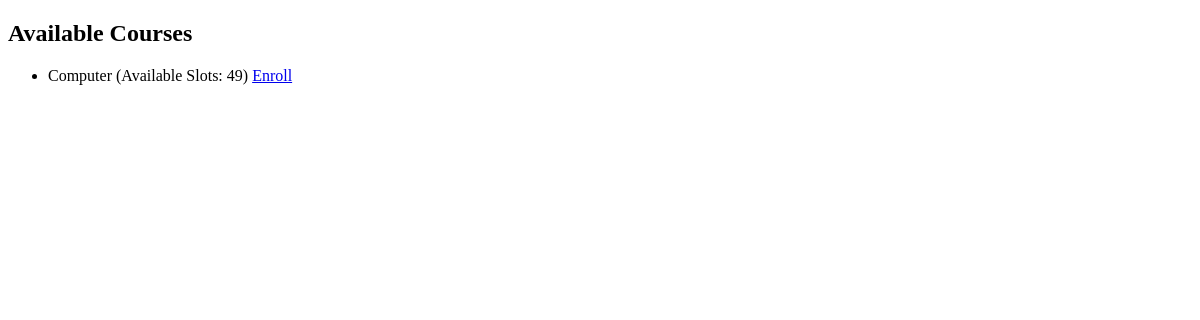
/courses/ (signed in), run on an earlier commit of the app's database.
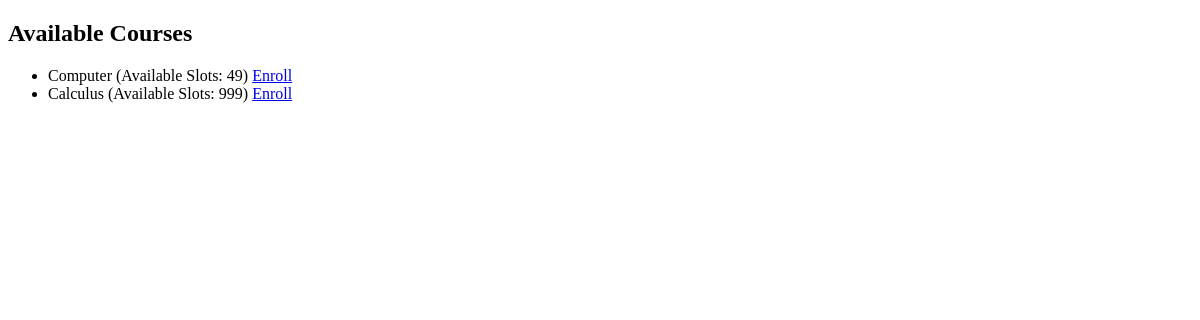
And on a later commit of the database.
### courses/models.py (models this page shows, shortened)
class Course(models.Model):
    course_id = models.CharField(max_length=100)  # รหัส
    name = models.CharField(max_length=100)  # ชื่อวิชา
    semester = models.PositiveIntegerField(default=0)  # ภาคการศึกษา
    year = models.PositiveIntegerField(default=0)  # ปีการศึกษา
    capacity = models.PositiveIntegerField(default=0)  # จำนวนที่รับ
    is_open = models.BooleanField(default=True)  # เปิดหรือปิดรายวิชา
    enrolled_users = models.ManyToManyField(
        User, blank=True, related_name="courses"
    )  # ผู้ใช้ที่ขอโควต้า
    def available_slots(self):
        return self.capacity - self.enrolled_users.count()
    def can_enroll(self):
        return self.is_open and self.available_slots() > 0

### courses/views.py (the view)
# urls.py: path("", views.course_list, name="course_list"),  # ดูรายการวิชา
@login_required
def course_list(request):
    courses = Course.objects.filter(is_open=True)  # แสดงเฉพาะวิชาที่เปิด
    return render(request, "courses/course_list.html", {"courses": courses})

### courses/templates/courses/course_list.html (shortened to what this page needs)
 <!DOCTYPE html>
<html>
<head>
</head>
<body>
    <h2>Available Courses</h2>
    <ul>
        {% for course in courses %}
            <li>
                {{ course.name }} (Available Slots: {{ course.available_slots }})
                {% if course.can_enroll %}
                    <a href="{% url 'enroll_course' course.id %}">Enroll</a>
                {% else %}
                    <span>Full</span>
                {% endif %}
            </li>
        {% empty %}
            <li>No available courses at the moment.</li>
        {% endfor %}
    </ul>
</body>
</html>

What changed in the data, as far as the page shows it:
added Course: name "Calculus", available_slots "999", is_open "Enroll"
